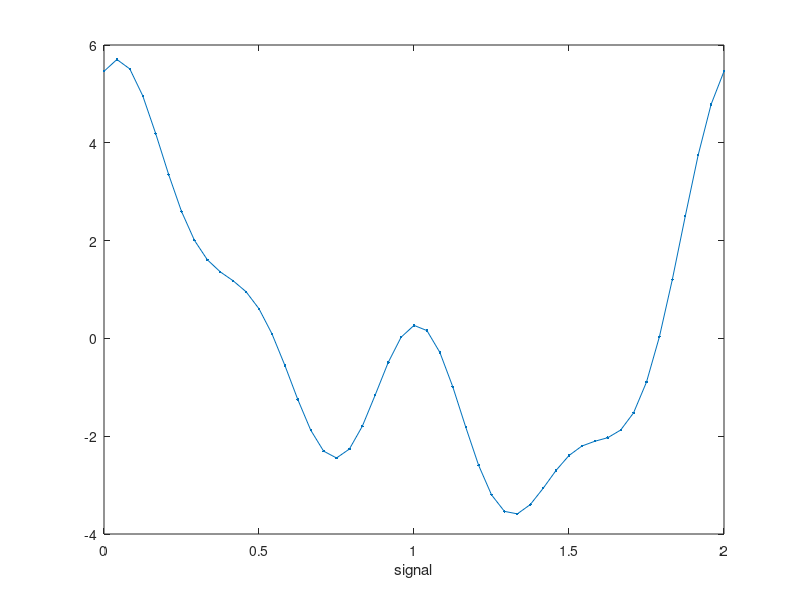

The MATLAB script that drew this image: (Note: this script raises an error after producing the figure.)
function OK = harmanal_test
%HARMANAL_TEST   test for harmanal
%
%See also: harmanal_test

D.T       = [ .5  1  2]; % day
D.phi     = [10  20 30]; % deg
D.A       = [ 1   2  3]; % any unit
D.w       = 2*pi./D.T;   % rad/day
D.A_noise = [2];         % any unit

OPT.eps = min(D.A)./1e12;

%% no noise

   T.t     = 0:(1/24):max(D.T);
   T.h     = 0.*T.t;
   for j=1:length(D.T)
   T.h     = T.h + D.A(j).*cos(D.w(j).*T.t - deg2rad(D.phi(j)));
   end
   
   FIG(1) = figure;
   plot  (T.t,T.h,'.-')
   xlabel('day')
   xlabel('signal')
   
   FIT = harmanal(T.t,T.h,'omega',D.w,'screenoutput',0);
   
   OK = 1;
   for i=1:length(D.A)
      if abs(D.A(i)-FIT.hamplitudes(i)) > OPT.eps
      OK = 0;
      end
      if abs(D.phi(i)-rad2deg(FIT.hphases(i))) > OPT.eps
      OK = 0;
      end
   end

%% with noise

   T.t     = 0:(1/24):max(D.T);
   T.h     = 0.*T.t;
   for j=1:length(D.T)
   T.h     = T.h + D.A(j).*cos(D.w(j).*T.t - deg2rad(D.phi(j)));
   end
   D.noise = D.A_noise*rand(size(T.t));
   T.h     = T.h + D.noise;
   
   FIG(2) = figure;
   plot  (T.t,T.h,'.-')
   xlabel('day')
   xlabel('signal')
   
   FIT = harmanal(T.t,T.h,'omega',D.w,'screenoutput',0,'timeseries',D.noise);
   
   OK = 1;
   for i=1:length(D.A)
      if abs(D.A(i)-FIT.hamplitudes(i)) > OPT.eps & ...
            (FIT.c-1) > OPT.eps % noise is fitted to its exact amplitude
      
      OK = 0;
      end
      if abs(D.phi(i)-rad2deg(FIT.hphases(i))) > OPT.eps
      OK = 0;
      end
   end
   
   try
      close(FIG)
   end
